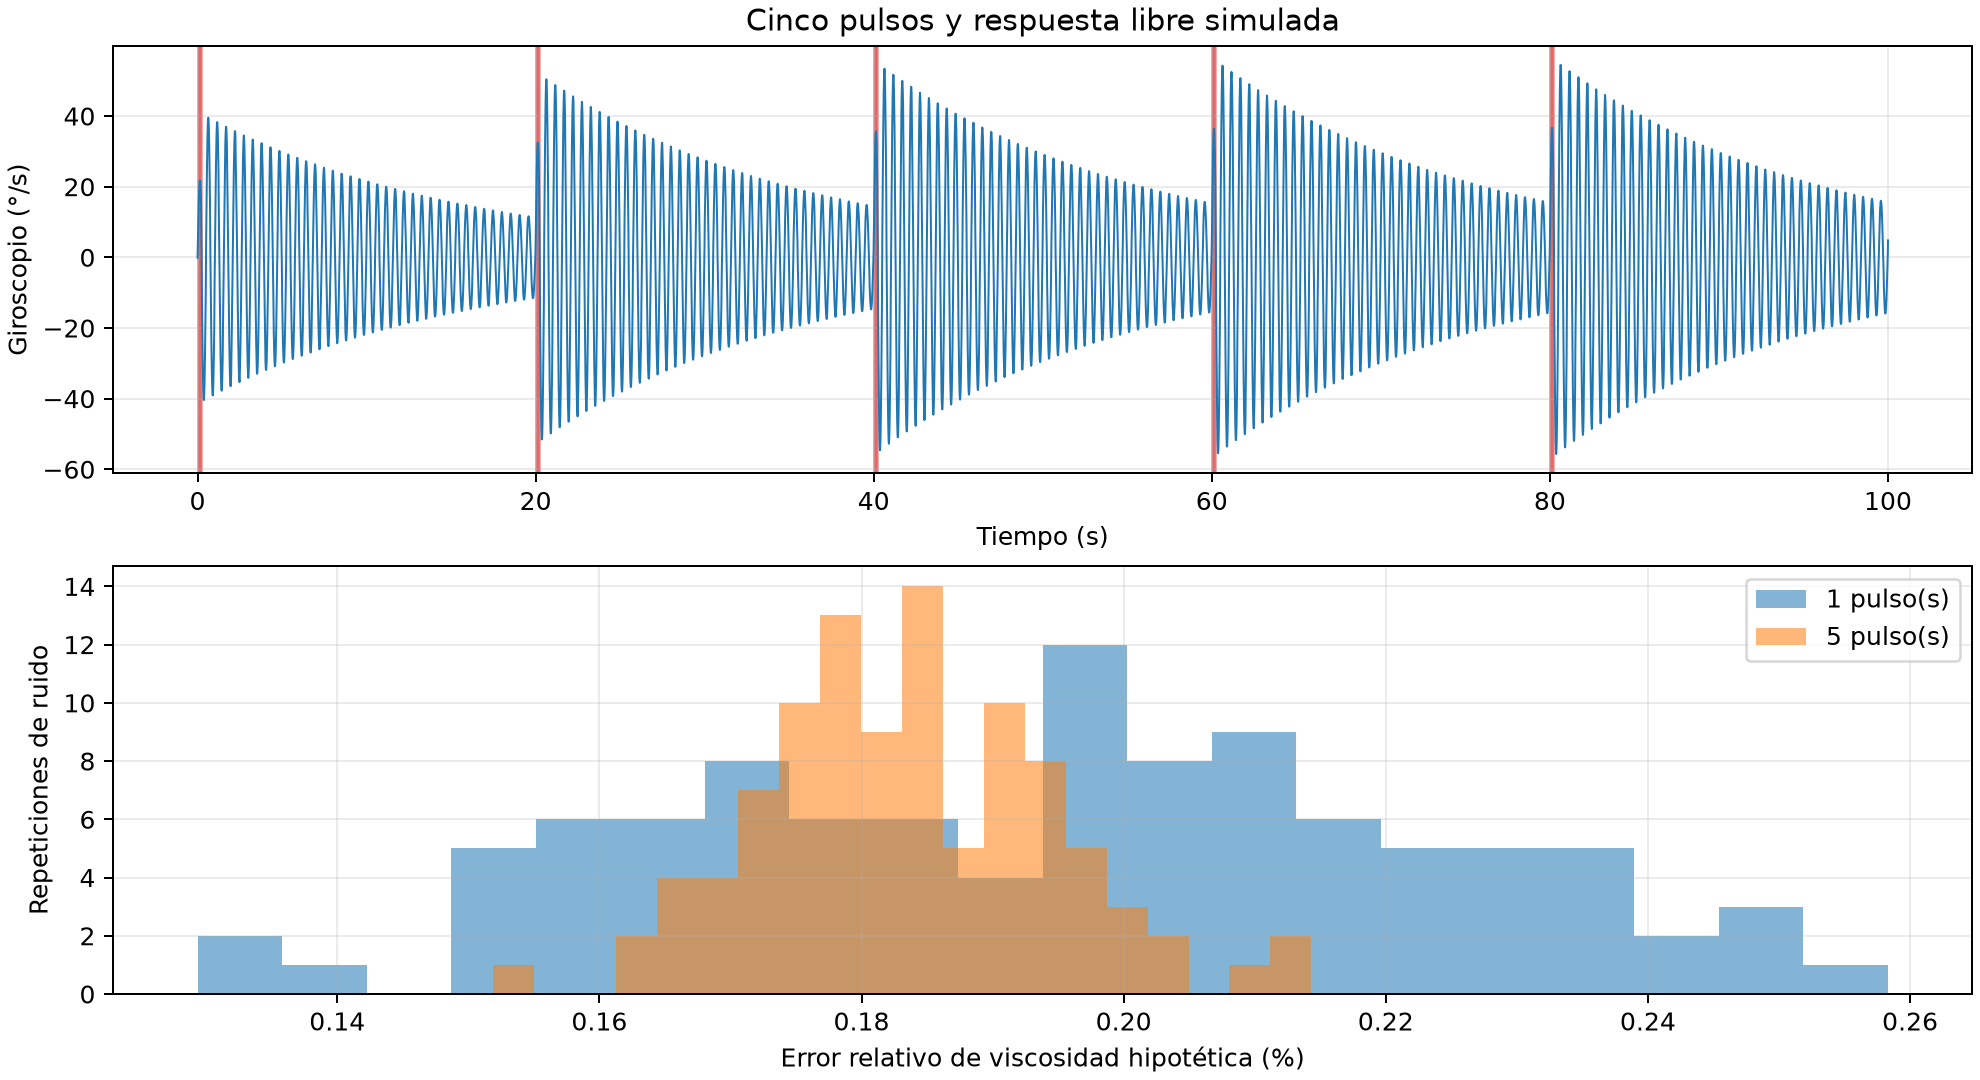

Write Python code to recreate this figure.
import csv
import json
from pathlib import Path

import matplotlib
matplotlib.use("Agg")
import matplotlib.pyplot as plt
import numpy as np
from scipy.optimize import least_squares
from scipy.signal import lfilter


ROOT = Path(__file__).resolve().parent
FREQUENCY = 1.89991
DECAY = 0.06447
PULSE_DURATION = 0.2
PERIOD = 20.0
PULSES = 5
IMU_HZ = 104
HOST_HZ = 100
CUTOFF = 20.0
TRIALS = 100
RHO = 1000.0
MU = 0.020


def ideal_velocity(t):
    wd = 2 * np.pi * FREQUENCY
    inertia = 8e-5 + RHO * 5e-8
    acceleration = 0.02 * 0.03 / inertia
    velocity = np.zeros_like(t)
    for pulse_start in np.arange(PULSES) * PERIOD:
        for start, sign in ((pulse_start, 1), (pulse_start + PULSE_DURATION, -1)):
            lag = t - start
            active = lag >= 0
            velocity[active] += (
                sign * acceleration / wd * np.exp(-DECAY * lag[active])
                * np.sin(wd * lag[active])
            )
    return velocity


def fit_ringdown(host_time, gyro, count):
    # Each pulse has its own phase, amplitude and offset; f and decay are shared.
    tau = []
    signals = []
    for i in range(count):
        relative = host_time - (i * PERIOD + PULSE_DURATION)
        mask = (relative >= 0.3) & (relative < 15.0)
        tau.append(relative[mask])
        signals.append(gyro[mask])

    def residual(parameters):
        frequency, decay = parameters
        parts = []
        for times, signal in zip(tau, signals):
            envelope = np.exp(-decay * times)
            phase = 2 * np.pi * frequency * times
            design = np.column_stack((
                envelope * np.cos(phase),
                envelope * np.sin(phase),
                np.ones_like(times),
            ))
            coefficients, _, _, _ = np.linalg.lstsq(design, signal, rcond=None)
            parts.append(design @ coefficients - signal)
        return np.concatenate(parts)

    result = least_squares(
        residual, x0=[1.89, 0.07], bounds=([1.5, 0.001], [2.3, 0.3]),
        xtol=1e-10, ftol=1e-10, gtol=1e-10,
    )
    if not result.success:
        raise RuntimeError(f"No convergió el ajuste: {result.message}")
    return result.x


def main():
    sensor_time = np.arange(PULSES * int(PERIOD * IMU_HZ) + 1) / IMU_HZ
    host_time = np.arange(PULSES * int(PERIOD * HOST_HZ) + 1) / HOST_HZ
    # Zero-order hold: use the latest sensor output at each host read.
    held_indexes = np.floor(host_time * IMU_HZ + 1e-9).astype(int)
    truth = ideal_velocity(sensor_time)
    lowpass_alpha = 1 - np.exp(-2 * np.pi * CUTOFF / IMU_HZ)
    quantum = np.deg2rad(0.00875)
    gyro_limit = np.deg2rad(250)
    noise_sigma = np.deg2rad(0.0038 * np.sqrt(52))
    bias_sigma = np.deg2rad(0.05)

    # Noiseless check verifies the free-response model and sensor timing.
    noiseless = lfilter([lowpass_alpha], [1, -(1 - lowpass_alpha)], truth)
    fitted_frequency, fitted_decay = fit_ringdown(host_time, noiseless[held_indexes], 5)
    if abs(fitted_frequency - FREQUENCY) > 2e-4 or abs(fitted_decay - DECAY) > 2e-4:
        raise RuntimeError("El ajuste no recupera el modo libre sin ruido")

    rng = np.random.default_rng(20261125)
    results = []
    first_gyro = None
    for trial in range(TRIALS):
        bias = rng.normal(0, bias_sigma)
        raw = truth + bias + rng.normal(0, noise_sigma, size=truth.size)
        clips = int(np.count_nonzero(np.abs(raw) >= gyro_limit))
        if clips:
            raise RuntimeError(f"Saturación del giroscopio: {clips} muestras")
        filtered = lfilter([lowpass_alpha], [1, -(1 - lowpass_alpha)], raw)
        sampled = np.round(filtered / quantum) * quantum
        gyro = sampled[held_indexes]
        if trial == 0:
            first_gyro = gyro.copy()
        for count in (1, 5):
            frequency, decay = fit_ringdown(host_time, gyro, count)
            # Illustrative inversion, assuming fixed rho and an exactly calibrated
            # damping law c proportional to sqrt(mu).
            mu_estimate = MU * (decay / DECAY) ** 2
            results.append({
                "trial": trial,
                "pulses_used": count,
                "frequency_hz": frequency,
                "decay_per_s": decay,
                "mu_estimate_pa_s": mu_estimate,
            })

    with (ROOT / "cinco_pulsos_resultados.csv").open("w", newline="") as stream:
        writer = csv.DictWriter(stream, fieldnames=results[0].keys())
        writer.writeheader()
        writer.writerows(results)

    summary = {}
    for count in (1, 5):
        rows = [r for r in results if r["pulses_used"] == count]
        frequency = np.array([r["frequency_hz"] for r in rows])
        decay = np.array([r["decay_per_s"] for r in rows])
        mu = np.array([r["mu_estimate_pa_s"] for r in rows])
        relative_error = 100 * (mu / MU - 1)
        summary[str(count)] = {
            "frequency_mean_hz": float(frequency.mean()),
            "frequency_sd_hz": float(frequency.std(ddof=1)),
            "decay_mean_per_s": float(decay.mean()),
            "decay_sd_per_s": float(decay.std(ddof=1)),
            "mu_mean_pa_s": float(mu.mean()),
            "mu_sd_pa_s": float(mu.std(ddof=1)),
            "mu_mape_percent": float(np.mean(np.abs(relative_error))),
            "mu_absolute_error_p95_percent": float(
                np.percentile(np.abs(relative_error), 95)
            ),
        }

    result = {
        "parameters": {
            "f_d_hz": FREQUENCY,
            "decay_per_s": DECAY,
            "rho_kg_m3_assumed": RHO,
            "mu_pa_s_assumed": MU,
            "pulses": PULSES,
            "pulse_width_s": PULSE_DURATION,
            "pulse_interval_s": PERIOD,
            "total_duration_s": PULSES * PERIOD,
            "free_fit_window_s_after_each_pulse": [0.3, 15.0],
            "gyro_filter_cutoff_hz_assumed": CUTOFF,
            "sensor_hz": IMU_HZ,
            "host_hz": HOST_HZ,
            "noise_trials": TRIALS,
            "gyro_bias_sd_deg_s": 0.05,
            "noise_density_deg_s_sqrt_hz": 0.0038,
            "gyro_adc_step_deg_s": 0.00875,
            "actuator_input": 0.03,
            "actuator_gain_assumed": 0.02,
            "inertia_assumed": 8e-5 + RHO * 5e-8,
        },
        "summary": summary,
        "limitations": [
            "The 1.9 Hz mode comes from filtered accelerometer data, not a validated actuator-to-gyro transfer function.",
            "The viscosity inversion is hypothetical and assumes density and damping-viscosity calibration are exactly known.",
            "The 20 Hz single-pole filter, actuator torque and constant bias are assumptions; no drift or model mismatch is included.",
            "100 noise trials repeat the same fluid and same five-pulse protocol; they are not 100 independent fluids or physical experiments.",
            "Output is noise-filtered before quantization; digital sensor architecture is simplified.",
        ],
    }
    (ROOT / "cinco_pulsos_resultados.json").write_text(json.dumps(result, indent=2))

    fig, axes = plt.subplots(2, 1, figsize=(11, 6), constrained_layout=True)
    axes[0].plot(host_time, np.rad2deg(first_gyro), linewidth=0.8)
    for start in np.arange(PULSES) * PERIOD:
        axes[0].axvspan(start, start + PULSE_DURATION, color="tab:red", alpha=0.5)
    axes[0].set(xlabel="Tiempo (s)", ylabel="Giroscopio (°/s)",
                title="Cinco pulsos y respuesta libre simulada")
    axes[0].grid(alpha=0.25)
    for count in (1, 5):
        values = [100 * (r["mu_estimate_pa_s"] / MU - 1)
                  for r in results if r["pulses_used"] == count]
        axes[1].hist(values, bins=20, alpha=0.55, label=f"{count} pulso(s)")
    axes[1].set(xlabel="Error relativo de viscosidad hipotética (%)",
                ylabel="Repeticiones de ruido")
    axes[1].legend()
    axes[1].grid(alpha=0.25)
    fig.savefig(ROOT / "cinco_pulsos.png", dpi=180)
    print(json.dumps(result, indent=2))


if __name__ == "__main__":
    main()
